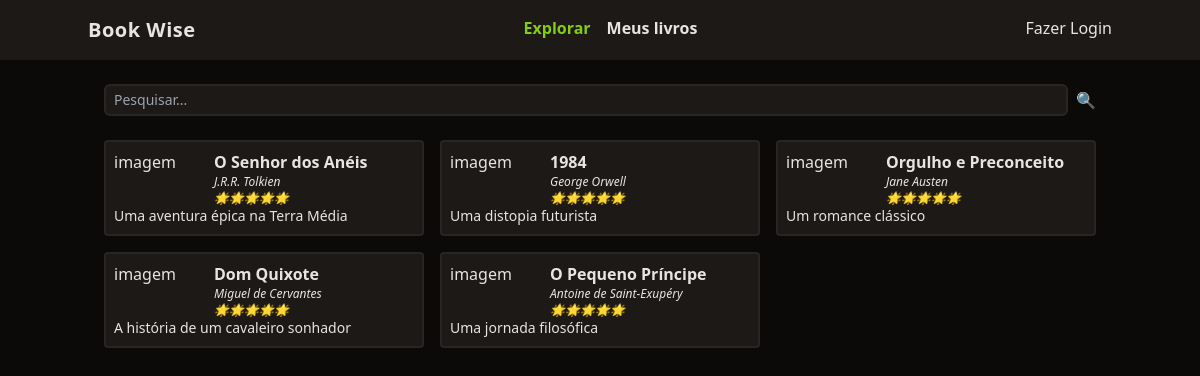
The page / on the database its author committed.
### tables this page shows
CREATE TABLE livros (
    id integer primary key autoincrement,
    titulo varchar(255),
    autor varchar(255),
    descricao varchar(255),
    ano_de_lancamento integer,
    usuario_id integer,
    foreign key (usuario_id) references usuarios(id)
);

### helpers.php (called while the page is built, shortened)
<?php
function view($view, $data = []) {
    require "views/template/app.php";
}
function data_get($key, $array) {
    $arrayKeyExist = array_key_exists($key, $array);
    return null;
}

### controllers/index.controller.php (called while the page is built)
<?php
$pesquisa = data_get('pesquisa', $_REQUEST);
$livros = (new DB())->livros($pesquisa);
view('index', compact('livros'));

### routes.php (called while the page is built, shortened)
<?php
$controller = str_replace('/', '', parse_url($_SERVER['REQUEST_URI'])['path']);
if (!$controller) $controller = 'index';
require "controllers/{$controller}.controller.php";

### index.php (called while the page is built, shortened)
<?php
require 'helpers.php';
require 'database.php';
require 'routes.php';

### database.php (called while the page is built, shortened)
<?php
class DB {
    private PDO $db;
    public function __construct() {
        $this->db = new PDO('sqlite:database.sqlite');
    }
    public function livros($pesquisa = ''): array
    {
        $prepare = $this->db->prepare("SELECT * FROM livros WHERE titulo like :titulo");
        $prepare->bindValue(':titulo', "%$pesquisa%");
        $prepare->execute();
        return $prepare->fetchAll(PDO::FETCH_CLASS, Livro::class);
    }
}

### views/index.view.php (the view, shortened to what this page needs)
<form class="w-full flex space-x-2 mt-6">
    <input
        type="text"
        class="border-stone-800 border-2 rounded-md bg-stone-900 text-sm focus:outline-none px-2 py-1 w-full"
        placeholder="Pesquisar..."
        name="pesquisa"
        value="<?php echo data_get('pesquisa', $_REQUEST) ?>"
    />
    <button type="submit">🔍</button>
</form>
<section class="flex flex-col sm:grid grid-cols-2 md:grid-cols-3 gap-4">
    <?php foreach ($livros as $livro): ?>
        <div class=" p-2 rounded border-stone-800 border-2 bg-stone-900">
            <div class="flex">
                <div class="w-1/3">imagem</div>
                <div>
                    <div class="font-semibold">
                        <a href="<?php echo 'livro?id='.$livro->id ?>" class="hover:underline">
                            <?php echo $livro->titulo; ?>
                        </a>
                    </div>
                    <div class="text-xs italic">
                        <?php echo $livro->autor; ?>
                    </div>
                    <div class="text-xs italic">🌟🌟🌟🌟🌟</div>
                </div>
            </div>
            <div class="text-sm">
                <?php echo $livro->descricao; ?>
            </div>
        </div>
    <?php endforeach; ?>
</section>

### views/template/app.php (shortened to what this page needs)
<!doctype html>
<html lang="pt-br">
<head>
    <script src="https://cdn.tailwindcss.com"></script>
</head>
<body class="bg-stone-950 text-stone-200">
<header class=" bg-stone-900">
    <nav class="mx-auto max-w-screen-lg flex justify-between py-4">
        <div class="font-bold text-xl tracking-wide">Book Wise</div>
        <ul class="flex space-x-4 font-bold">
            <li><a href="/" class="text-lime-500">Explorar</a></li>
            <li><a href="/meus-livros" class="hover:underline">Meus livros</a></li>
        </ul>
        <ul>
            <li><a href="/login" class="hover:underline">Fazer Login</a></li>
        </ul>
    </nav>
</header>
<main class="mx-auto max-w-screen-lg space-y-6 px-4 my-6">
    <?php require "views/{$view}.view.php" ?>
</main>
</body>
</html>

### rows shown on the page
livros: titulo "O Senhor dos Anéis", autor "J.R.R. Tolkien", descricao "Uma aventura épica na Terra Média"
livros: titulo "1984", autor "George Orwell", descricao "Uma distopia futurista"
livros: titulo "Orgulho e Preconceito", autor "Jane Austen", descricao "Um romance clássico"
livros: titulo "Dom Quixote", autor "Miguel de Cervantes", descricao "A história de um cavaleiro sonhador"
livros: titulo "O Pequeno Príncipe", autor "Antoine de Saint-Exupéry", descricao "Uma jornada filosófica"
